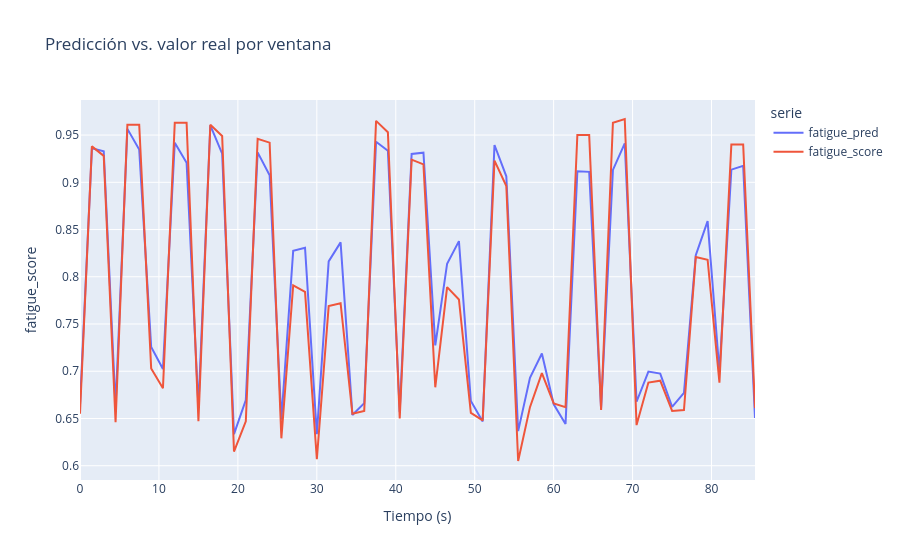

The cell this chart's notebook holds for it:
### Markdown cell above
### 4. Visualizaciones

Comparación temporal y análisis de dispersión entre `fatigue_pred` y `fatigue_score`.

### Code cell
import plotly.express as px

if "fatigue_score" in pred_df.columns and not pred_df["fatigue_score"].isna().all():
    long_df = pred_df.melt(
        id_vars=["start_s"],
        value_vars=["fatigue_pred", "fatigue_score"],
        var_name="serie",
        value_name="valor",
    )
else:
    long_df = pred_df[["start_s", "fatigue_pred"]].assign(serie="fatigue_pred", valor=pred_df["fatigue_pred"])

fig = px.line(
    long_df,
    x="start_s",
    y="valor",
    color="serie",
    title="Predicción vs. valor real por ventana",
)
fig.update_layout(xaxis_title="Tiempo (s)", yaxis_title="fatigue_score")
fig.show()

### Figure 1 — Plotly figure (JSON) as saved in the notebook; plotly's stock layout.template omitted (floating-point values rounded to 4 significant figures)
{"data": [{"hovertemplate": "serie=fatigue_pred<br>start_s=%{x}<br>valor=%{y}<extra></extra>", "legendgroup": "fatigue_pred", "line": {"color": "#636efa", "dash": "solid"}, "marker": {"symbol": "circle"}, "mode": "lines", "name": "fatigue_pred", "orientation": "v", "showlegend": true, "type": "scatter", "x": [0.0, 1.508, 3.006, 4.505, 6.003, 7.501, 9.017, 10.51, 12.01, 13.5, 15.0, 16.51, 18.01, 19.51, 21.0, 22.5, 24.02, 25.51, 27.01, 28.51, 30.0, 31.5, 33.01, 34.51, 36.01, 37.5, 39.0, 40.5, 42.01, 43.51, 45.0, 46.5, 48.0, 49.51, 51.01, 52.51, 54.0, 55.5, 57.0, 58.51, 60.01, 61.5, 63.0, 64.5, 66.01, 67.51, 69.01, 70.5, 72.0, 73.5, 75.01, 76.51, 78.0, 79.5, 81.0, 82.51, 84.01, 85.51], "xaxis": "x", "y": [0.6641, 0.9359, 0.9327, 0.6623, 0.9566, 0.9346, 0.7257, 0.7023, 0.9418, 0.9207, 0.6621, 0.9604, 0.9304, 0.6335, 0.6695, 0.9317, 0.9074, 0.6488, 0.8275, 0.8307, 0.6333, 0.8163, 0.8364, 0.6538, 0.6663, 0.9429, 0.9335, 0.6569, 0.93, 0.9314, 0.7274, 0.8138, 0.8378, 0.6685, 0.6468, 0.9395, 0.9064, 0.6366, 0.693, 0.7188, 0.6651, 0.6443, 0.9117, 0.911, 0.6605, 0.9131, 0.9412, 0.6677, 0.6997, 0.6975, 0.6622, 0.677, 0.8228, 0.8589, 0.6995, 0.9134, 0.9174, 0.6505], "yaxis": "y"}, {"hovertemplate": "serie=fatigue_score<br>start_s=%{x}<br>valor=%{y}<extra></extra>", "legendgroup": "fatigue_score", "line": {"color": "#EF553B", "dash": "solid"}, "marker": {"symbol": "circle"}, "mode": "lines", "name": "fatigue_score", "orientation": "v", "showlegend": true, "type": "scatter", "x": [0.0, 1.508, 3.006, 4.505, 6.003, 7.501, 9.017, 10.51, 12.01, 13.5, 15.0, 16.51, 18.01, 19.51, 21.0, 22.5, 24.02, 25.51, 27.01, 28.51, 30.0, 31.5, 33.01, 34.51, 36.01, 37.5, 39.0, 40.5, 42.01, 43.51, 45.0, 46.5, 48.0, 49.51, 51.01, 52.51, 54.0, 55.5, 57.0, 58.51, 60.01, 61.5, 63.0, 64.5, 66.01, 67.51, 69.01, 70.5, 72.0, 73.5, 75.01, 76.51, 78.0, 79.5, 81.0, 82.51, 84.01, 85.51], "xaxis": "x", "y": [0.655, 0.938, 0.928, 0.646, 0.961, 0.961, 0.703, 0.682, 0.963, 0.963, 0.647, 0.961, 0.949, 0.615, 0.647, 0.946, 0.942, 0.629, 0.791, 0.784, 0.607, 0.769, 0.772, 0.655, 0.658, 0.965, 0.953, 0.65, 0.924, 0.919, 0.683, 0.789, 0.776, 0.656, 0.648, 0.923, 0.896, 0.605, 0.662, 0.698, 0.666, 0.662, 0.95, 0.95, 0.659, 0.963, 0.967, 0.643, 0.688, 0.69, 0.658, 0.659, 0.821, 0.818, 0.688, 0.94, 0.94, 0.661], "yaxis": "y"}], "layout": {"legend": {"title": {"text": "serie"}, "tracegroupgap": 0}, "title": {"text": "Predicción vs. valor real por ventana"}, "xaxis": {"anchor": "y", "domain": [0, 1], "title": {"text": "Tiempo (s)"}}, "yaxis": {"anchor": "x", "domain": [0, 1], "title": {"text": "fatigue_score"}}}}
